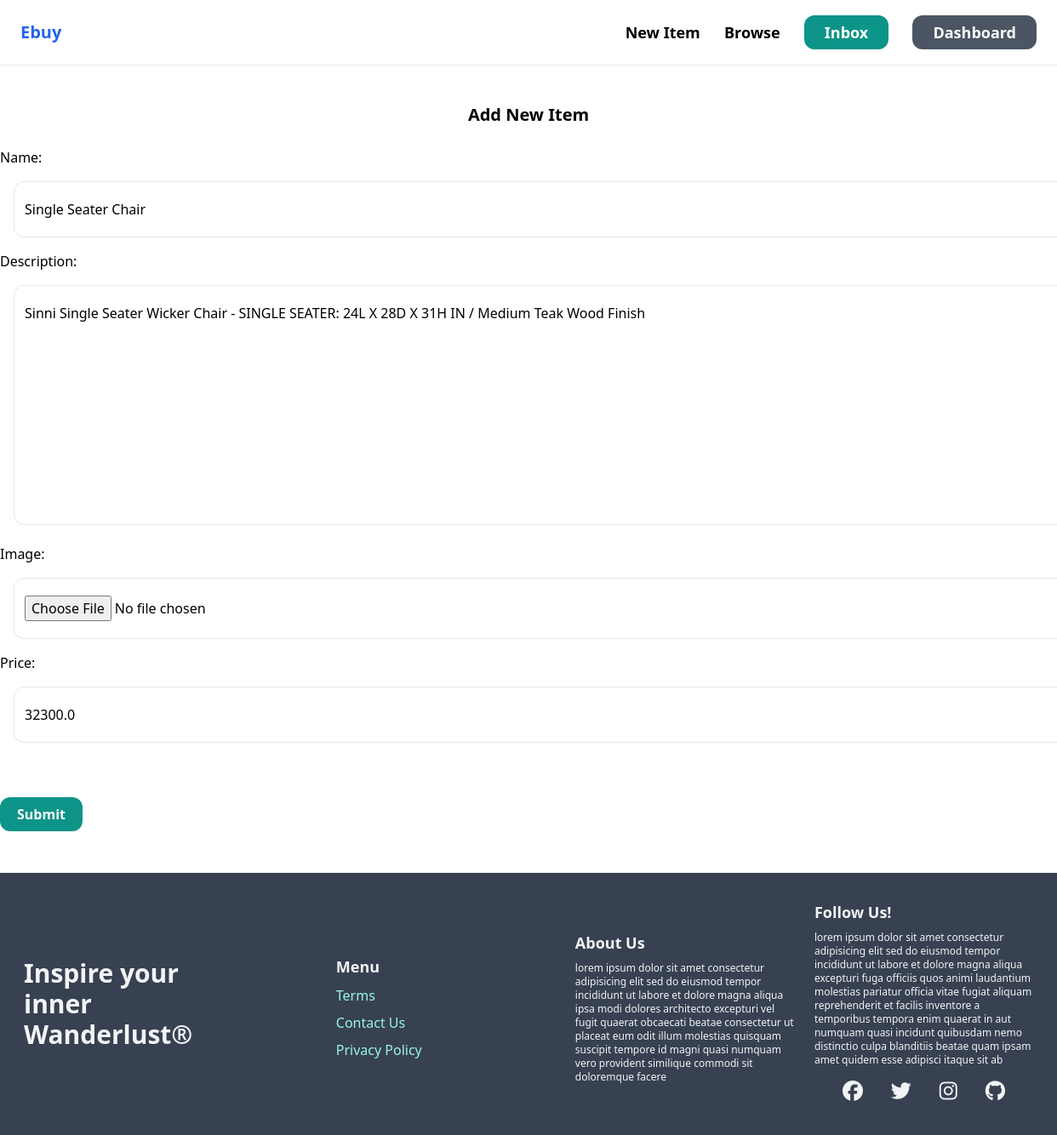
The page /items/1/edit/ (signed in) on the database its author committed.
### items/models.py (models this page shows, shortened)
class Item(models.Model):
    class Meta:
        verbose_name_plural = "items"
        ordering = ("Name",)
    Category = models.ForeignKey(Categories, related_name = "items", on_delete = models.CASCADE)
    Name = models.CharField(max_length = 255)
    Description = models.TextField(blank = True, null= True)
    Image = models.ImageField(upload_to = "item_images", blank = True, null= True)
    Price = models.FloatField()
    Is_sold = models.BooleanField(default = False)
    User = models.ForeignKey(User, related_name = "items", on_delete = models.CASCADE)
    Added_on = models.DateTimeField(auto_now_add = True)

### items/views.py (the view)
# urls.py: path('<int:pk>/edit/', views.edit, name = "edit")
@login_required
def edit(request, pk):
    form = EditItemForm
    item = get_object_or_404(Item, User = request.user, pk = pk)
    if request.method == 'POST':
        form = EditItemForm(request.POST, request.FILES, instance = item)
        if form.is_valid():
            form.save()
            return redirect( 'dashboard:index')
    else :
        form = EditItemForm(instance = item)
    return render(request, "item/form.html", {"form" : form})

### items/forms.py
class EditItemForm(forms.ModelForm):
    class Meta :
        model = Item
        fields = ('Name', 'Description', 'Image', 'Price')
        widgets = {
                  'Name' : forms.TextInput(attrs = {
                      'class' : input_class
                  }),
                  'Description' : forms.Textarea(attrs = {
                      'class' : input_class
                  }),
                  'Price' : forms.TextInput(attrs = {
                      'class' : input_class
                  }),
                  'Image' : forms.FileInput(attrs = {
                      'class' : input_class
                  })
                  }

### items/templates/item/form.html (shortened to what this page needs)
{% extends "core/base.html"%}
{% block heading%}
<div>
    <h1 class = "text-center font-semibold text-xl m-6"> Add New Item </h1>
</div>
<form method = "post" action = "." enctype="multipart/form-data">
    {{form.as_p}}<br>
<input type="submit" value = "Submit" class = "bg-teal-600 text-l rounded-xl my-6 px-5 py-2 text-white font-semibold hover:bg-teal-800 ">
</form>
{% endblock %}

### rows shown on the page
Item: Name "Single Seater Chair", Description "Sinni Single Seater Wicker Chair - SINGLE SEATER: 24L X 28D X 31H IN / Medium Teak Wood Finish", Price "32300.0"
